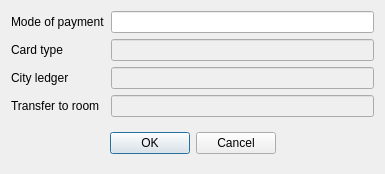
<?xml version="1.0" encoding="UTF-8"?>
<ui version="4.0">
 <class>DlgPaymentMode</class>
 <widget class="QDialog" name="DlgPaymentMode">
  <property name="geometry">
   <rect>
    <x>0</x>
    <y>0</y>
    <width>385</width>
    <height>163</height>
   </rect>
  </property>
  <property name="windowTitle">
   <string>Mode of payment</string>
  </property>
  <layout class="QGridLayout" name="gridLayout">
   <item row="0" column="0">
    <widget class="QLabel" name="label">
     <property name="text">
      <string>Mode of payment</string>
     </property>
    </widget>
   </item>
   <item row="0" column="1">
    <widget class="EQLineEdit" name="lePaymentMode"/>
   </item>
   <item row="1" column="0">
    <widget class="QLabel" name="label_2">
     <property name="text">
      <string>Card type</string>
     </property>
    </widget>
   </item>
   <item row="1" column="1">
    <widget class="EQLineEdit" name="leCardType">
     <property name="enabled">
      <bool>false</bool>
     </property>
    </widget>
   </item>
   <item row="2" column="0">
    <widget class="QLabel" name="label_3">
     <property name="text">
      <string>City ledger</string>
     </property>
    </widget>
   </item>
   <item row="2" column="1">
    <widget class="EQLineEdit" name="leCL">
     <property name="enabled">
      <bool>false</bool>
     </property>
    </widget>
   </item>
   <item row="3" column="0">
    <widget class="QLabel" name="label_4">
     <property name="text">
      <string>Transfer to room</string>
     </property>
    </widget>
   </item>
   <item row="3" column="1">
    <widget class="EQLineEdit" name="leRoom">
     <property name="enabled">
      <bool>false</bool>
     </property>
    </widget>
   </item>
   <item row="4" column="0" colspan="2">
    <widget class="QWidget" name="widget" native="true">
     <layout class="QHBoxLayout" name="horizontalLayout">
      <item>
       <spacer name="horizontalSpacer">
        <property name="orientation">
         <enum>Qt::Horizontal</enum>
        </property>
        <property name="sizeHint" stdset="0">
         <size>
          <width>88</width>
          <height>20</height>
         </size>
        </property>
       </spacer>
      </item>
      <item>
       <widget class="QPushButton" name="btnOk">
        <property name="text">
         <string>OK</string>
        </property>
       </widget>
      </item>
      <item>
       <widget class="QPushButton" name="btnCancel">
        <property name="text">
         <string>Cancel</string>
        </property>
       </widget>
      </item>
      <item>
       <spacer name="horizontalSpacer_2">
        <property name="orientation">
         <enum>Qt::Horizontal</enum>
        </property>
        <property name="sizeHint" stdset="0">
         <size>
          <width>87</width>
          <height>20</height>
         </size>
        </property>
       </spacer>
      </item>
     </layout>
    </widget>
   </item>
  </layout>
 </widget>
 <customwidgets>
  <customwidget>
   <class>EQLineEdit</class>
   <extends>QLineEdit</extends>
   <header location="global">eqlineedit.h</header>
   <slots>
    <signal>customButtonClicked(bool)</signal>
   </slots>
  </customwidget>
 </customwidgets>
 <resources/>
 <connections/>
</ui>
